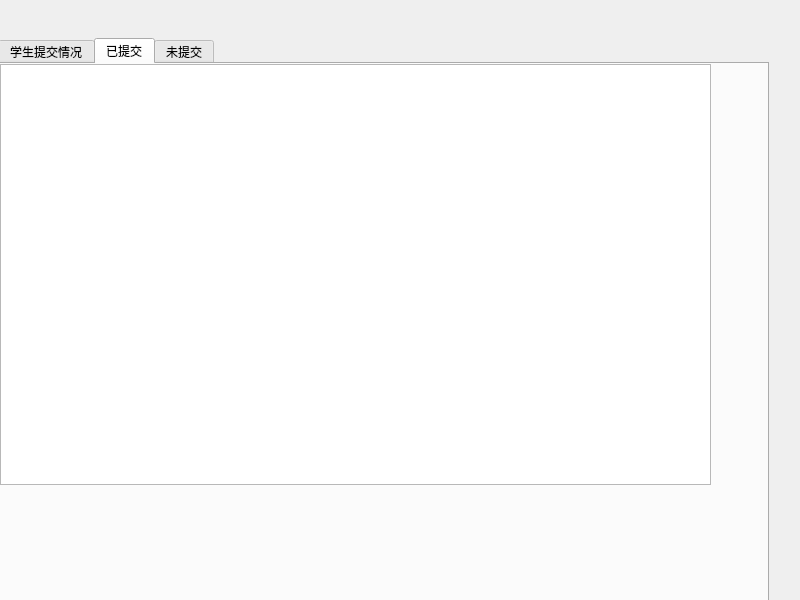
<?xml version="1.0" encoding="UTF-8"?>
<ui version="4.0">
 <class>MainWindow</class>
 <widget class="QMainWindow" name="MainWindow">
  <property name="geometry">
   <rect>
    <x>0</x>
    <y>0</y>
    <width>800</width>
    <height>600</height>
   </rect>
  </property>
  <property name="sizePolicy">
   <sizepolicy hsizetype="Minimum" vsizetype="Minimum">
    <horstretch>0</horstretch>
    <verstretch>0</verstretch>
   </sizepolicy>
  </property>
  <property name="minimumSize">
   <size>
    <width>800</width>
    <height>600</height>
   </size>
  </property>
  <property name="maximumSize">
   <size>
    <width>800</width>
    <height>600</height>
   </size>
  </property>
  <property name="windowTitle">
   <string>提交信息收集工具</string>
  </property>
  <widget class="QWidget" name="centralWidget">
   <widget class="QTabWidget" name="tabWidget">
    <property name="geometry">
     <rect>
      <x>-2</x>
      <y>38</y>
      <width>771</width>
      <height>581</height>
     </rect>
    </property>
    <property name="currentIndex">
     <number>1</number>
    </property>
    <widget class="QWidget" name="tab">
     <attribute name="title">
      <string>学生提交情况</string>
     </attribute>
     <widget class="QTableView" name="tableView">
      <property name="geometry">
       <rect>
        <x>0</x>
        <y>0</y>
        <width>761</width>
        <height>451</height>
       </rect>
      </property>
     </widget>
    </widget>
    <widget class="QWidget" name="tab_2">
     <attribute name="title">
      <string>已提交</string>
     </attribute>
     <widget class="QListView" name="listView">
      <property name="geometry">
       <rect>
        <x>0</x>
        <y>0</y>
        <width>711</width>
        <height>421</height>
       </rect>
      </property>
     </widget>
    </widget>
    <widget class="QWidget" name="tab_3">
     <attribute name="title">
      <string>未提交</string>
     </attribute>
     <widget class="QListView" name="listView_2">
      <property name="geometry">
       <rect>
        <x>0</x>
        <y>0</y>
        <width>711</width>
        <height>421</height>
       </rect>
      </property>
     </widget>
    </widget>
   </widget>
  </widget>
 </widget>
 <layoutdefault spacing="6" margin="11"/>
 <resources/>
 <connections/>
</ui>
